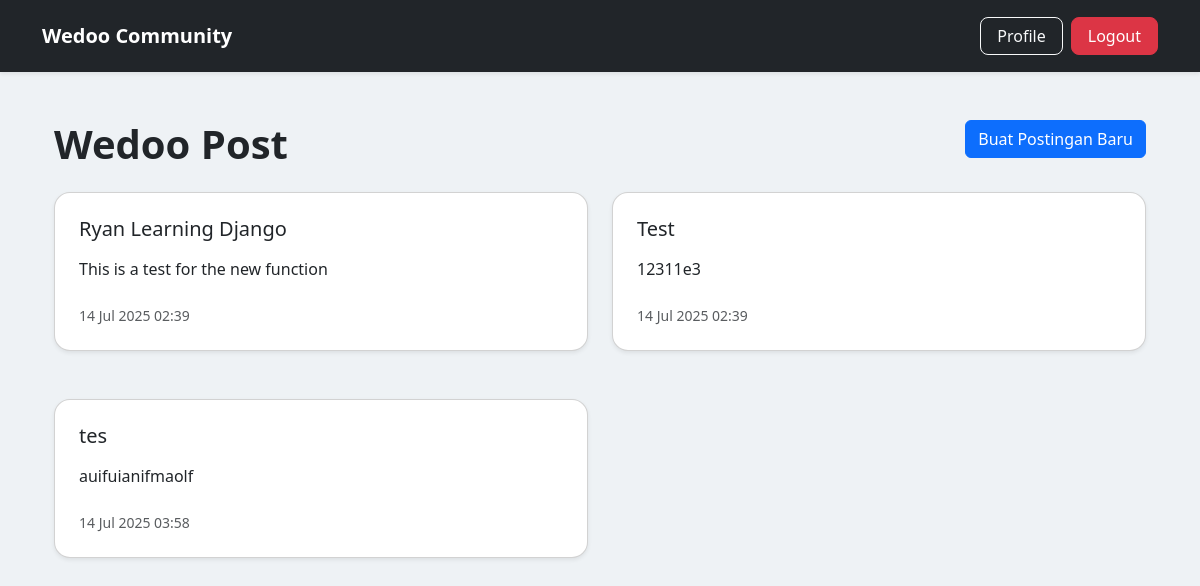
Page / (signed in) on the earlier database version.
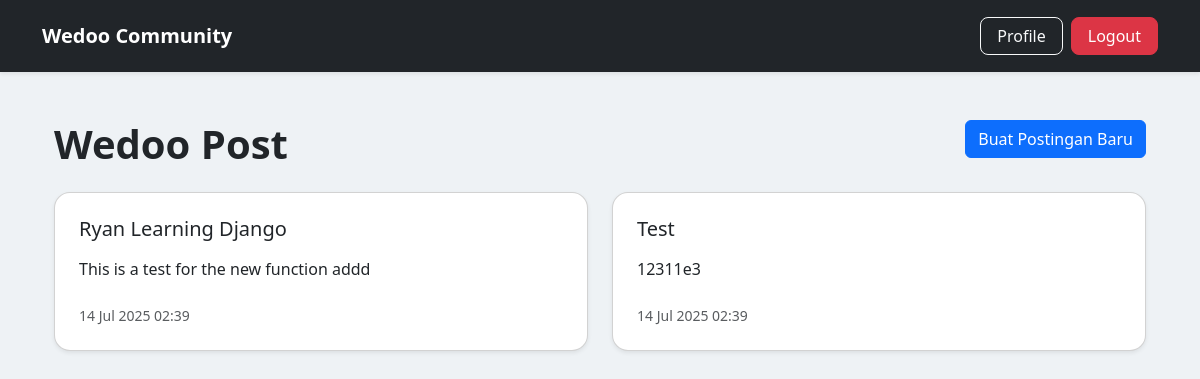
Same page on the later database version.
### blog/models.py (models this page shows, shortened)
class Post(models.Model):
    title = models.CharField(max_length=200)
    content =models.TextField()
    created_at =models.DateTimeField(auto_now_add=True)
    author = models.ForeignKey(User, on_delete=models.CASCADE)
    slug = models.SlugField(max_length=255, unique=True)
    image = models.ImageField(upload_to='post_images/', blank=True, null=True)

### blog/views.py (the view)
# urls.py: path("", views.home, name='home'),
@never_cache
@login_required
def home(request):
    posts = Post.objects.all()
    return render(request, 'blog/home.html', {"posts" :posts})

### blog/templates/blog/home.html (shortened to what this page needs)
{% extends "blog/base.html" %}
{% block content %}
<div class="container py-5">
    <div class="row mb-4">
        <div class="col">
            <h1 class="display-6 fw-bold mb-0">Wedoo Post</h1>
        </div>
        <div class="col text-end">
            <a href="{% url 'post-create' %}" class="btn btn-primary">Buat Postingan Baru</a>
        </div>
    </div>
    <div class="row g-4">
        {% for post in posts %}
        <div class="col-md-6 mb-4">
            <div class="card shadow-sm h-100 rounded-4">
                <div class="card-body position-relative p-4">
                    <h5 class="card-title mb-3">{{ post.title }}</h5>
                    <p class="card-text text-truncate mb-4" style="max-height: 3.6em;">{{ post.content }}</p>
                    <div class="d-flex justify-content-between align-items-center">
                        <small class="text-muted">{{ post.created_at|date:"d M Y H:i" }}</small>
                    </div>
                </div>
            </div>
        </div>
        {% empty %}
        <div class="col mt-4">
            <div class="alert alert-info">Belum ada postingan.</div>
        </div>
        {% endfor %}
    </div>
</div>
{% endblock %}

Differences in the rows shown:
removed Post: title "tes", content "auifuianifmaolf", created_at "14 Jul 2025 03:58"
changed Post "Ryan Learning Django": content "This is a test for the new function" → "This is a test for the new function addd"
